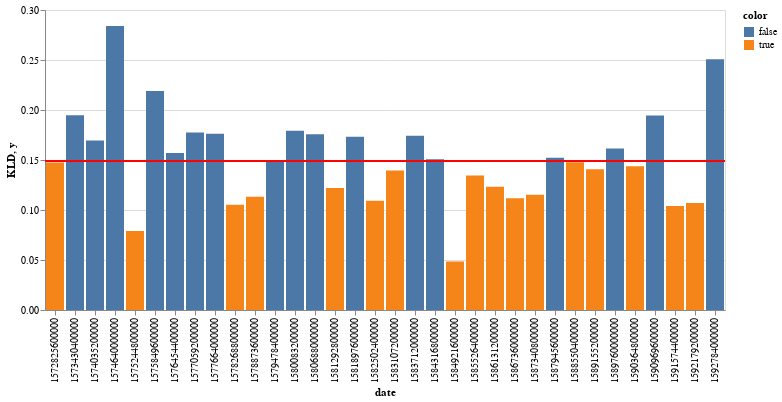
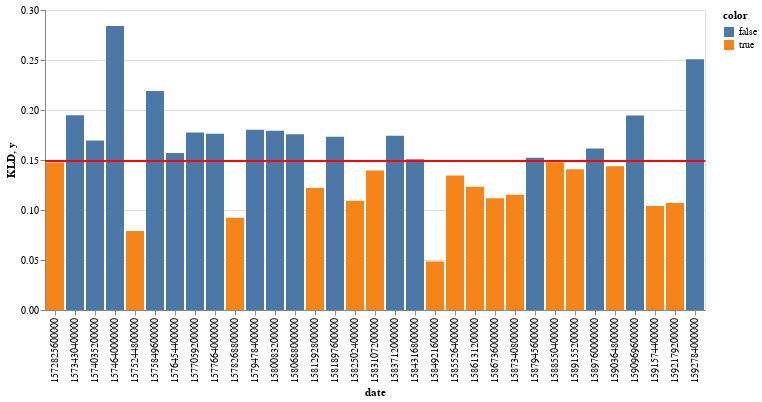
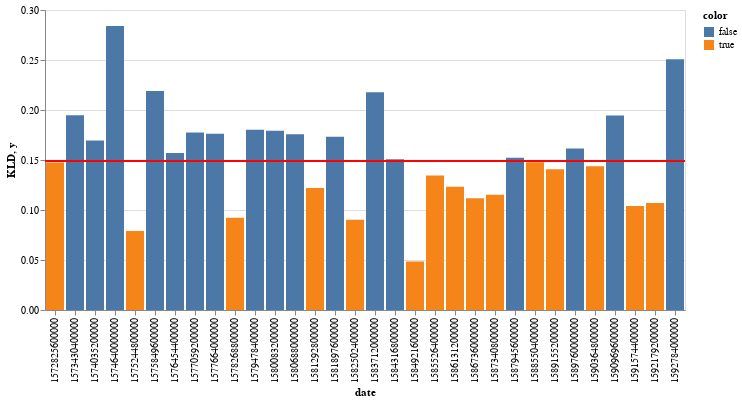
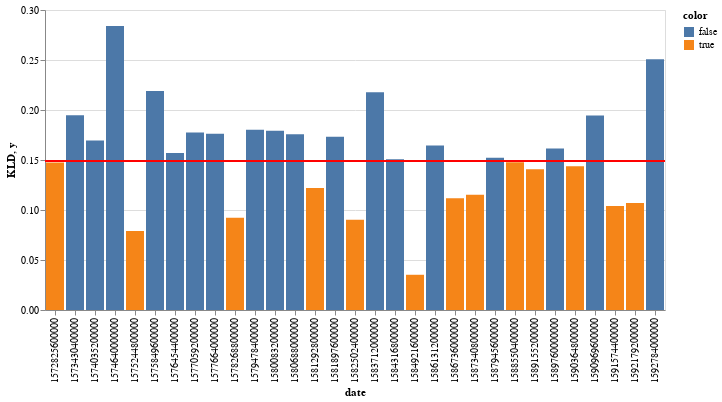

The cell these charts' notebook holds for them, in order:
### Code cell
base_freq = create_freq()
for sc in ("mainstream", "conspiracy"): # MS!!!
    ncdvr = non_cumulative_dvr(base_freq, sc, "W", "2019-11-01", "2020-07-04")
    squeezed_freq = squeeze(base_freq, ncdvr, sc)
    sigs = create_and_cut(squeezed_freq, sc)

### Figure 1 — Vega-Lite specification as saved in the notebook (floating-point values rounded to 4 significant figures)
{"config": {"view": {"continuousWidth": 400, "continuousHeight": 300}}, "layer": [{"mark": "bar", "encoding": {"color": {"field": "color", "type": "nominal"}, "tooltip": {"field": "date", "type": "temporal"}, "x": {"field": "date", "type": "ordinal"}, "y": {"field": "KLD", "type": "quantitative"}}}, {"mark": {"type": "rule", "color": "red"}, "encoding": {"y": {"field": "y", "type": "quantitative"}}}], "data": {"name": "data-ee26b17b5fe908df59abf1e72764acda"}, "$schema": "https://vega.github.io/schema/vega-lite/v4.17.0.json", "datasets": {"data-ee26b17b5fe908df59abf1e72764acda": [{"date": "2019-11-04T00:00:00", "KLD": 0.1475, "subcorpus": "mainstream", "color": true, "y": 0.1486}, {"date": "2019-11-11T00:00:00", "KLD": 0.1946, "subcorpus": "mainstream", "color": false, "y": 0.1486}, {"date": "2019-11-18T00:00:00", "KLD": 0.1695, "subcorpus": "mainstream", "color": false, "y": 0.1486}, {"date": "2019-11-25T00:00:00", "KLD": 0.2839, "subcorpus": "mainstream", "color": false, "y": 0.1486}, {"date": "2019-12-02T00:00:00", "KLD": 0.07906, "subcorpus": "mainstream", "color": true, "y": 0.1486}, {"date": "2019-12-09T00:00:00", "KLD": 0.2191, "subcorpus": "mainstream", "color": false, "y": 0.1486}, {"date": "2019-12-16T00:00:00", "KLD": 0.157, "subcorpus": "mainstream", "color": false, "y": 0.1486}, {"date": "2019-12-23T00:00:00", "KLD": 0.1775, "subcorpus": "mainstream", "color": false, "y": 0.1486}, {"date": "2019-12-30T00:00:00", "KLD": 0.1763, "subcorpus": "mainstream", "color": false, "y": 0.1486}, {"date": "2020-01-06T00:00:00", "KLD": 0.1054, "subcorpus": "mainstream", "color": true, "y": 0.1486}, {"date": "2020-01-13T00:00:00", "KLD": 0.1133, "subcorpus": "mainstream", "color": true, "y": 0.1486}, {"date": "2020-01-20T00:00:00", "KLD": 0.1495, "subcorpus": "mainstream", "color": false, "y": 0.1486}, {"date": "2020-01-27T00:00:00", "KLD": 0.1792, "subcorpus": "mainstream", "color": false, "y": 0.1486}, {"date": "2020-02-03T00:00:00", "KLD": 0.1758, "subcorpus": "mainstream", "color": false, "y": 0.1486}, {"date": "2020-02-10T00:00:00", "KLD": 0.122, "subcorpus": "mainstream", "color": true, "y": 0.1486}, {"date": "2020-02-17T00:00:00", "KLD": 0.1733, "subcorpus": "mainstream", "color": false, "y": 0.1486}, {"date": "2020-02-24T00:00:00", "KLD": 0.1093, "subcorpus": "mainstream", "color": true, "y": 0.1486}, {"date": "2020-03-02T00:00:00", "KLD": 0.1396, "subcorpus": "mainstream", "color": true, "y": 0.1486}, {"date": "2020-03-09T00:00:00", "KLD": 0.1743, "subcorpus": "mainstream", "color": false, "y": 0.1486}, {"date": "2020-03-16T00:00:00", "KLD": 0.1506, "subcorpus": "mainstream", "color": false, "y": 0.1486}, {"date": "2020-03-23T00:00:00", "KLD": 0.04854, "subcorpus": "mainstream", "color": true, "y": 0.1486}, {"date": "2020-03-30T00:00:00", "KLD": 0.1345, "subcorpus": "mainstream", "color": true, "y": 0.1486}, {"date": "2020-04-06T00:00:00", "KLD": 0.1232, "subcorpus": "mainstream", "color": true, "y": 0.1486}, {"date": "2020-04-13T00:00:00", "KLD": 0.1117, "subcorpus": "mainstream", "color": true, "y": 0.1486}, {"date": "2020-04-20T00:00:00", "KLD": 0.1152, "subcorpus": "mainstream", "color": true, "y": 0.1486}, {"date": "2020-04-27T00:00:00", "KLD": 0.1522, "subcorpus": "mainstream", "color": false, "y": 0.1486}, {"date": "2020-05-04T00:00:00", "KLD": 0.1478, "subcorpus": "mainstream", "color": true, "y": 0.1486}, {"date": "2020-05-11T00:00:00", "KLD": 0.1408, "subcorpus": "mainstream", "color": true, "y": 0.1486}, {"date": "2020-05-18T00:00:00", "KLD": 0.1615, "subcorpus": "mainstream", "color": false, "y": 0.1486}, {"date": "2020-05-25T00:00:00", "KLD": 0.1437, "subcorpus": "mainstream", "color": true, "y": 0.1486}, {"date": "2020-06-01T00:00:00", "KLD": 0.1944, "subcorpus": "mainstream", "color": false, "y": 0.1486}, {"date": "2020-06-08T00:00:00", "KLD": 0.104, "subcorpus": "mainstream", "color": true, "y": 0.1486}, {"date": "2020-06-15T00:00:00", "KLD": 0.107, "subcorpus": "mainstream", "color": true, "y": 0.1486}, {"date": "2020-06-22T00:00:00", "KLD": 0.2508, "subcorpus": "mainstream", "color": false, "y": 0.1486}]}}

### Figure 2 — Vega-Lite specification as saved in the notebook (floating-point values rounded to 4 significant figures)
{"config": {"view": {"continuousWidth": 400, "continuousHeight": 300}}, "layer": [{"mark": "bar", "encoding": {"color": {"field": "color", "type": "nominal"}, "tooltip": {"field": "date", "type": "temporal"}, "x": {"field": "date", "type": "ordinal"}, "y": {"field": "KLD", "type": "quantitative"}}}, {"mark": {"type": "rule", "color": "red"}, "encoding": {"y": {"field": "y", "type": "quantitative"}}}], "data": {"name": "data-76f642d84806d37a47d6681f2c00fb9c"}, "$schema": "https://vega.github.io/schema/vega-lite/v4.17.0.json", "datasets": {"data-76f642d84806d37a47d6681f2c00fb9c": [{"date": "2019-11-04T00:00:00", "KLD": 0.1475, "subcorpus": "mainstream", "color": true, "y": 0.1486}, {"date": "2019-11-11T00:00:00", "KLD": 0.1946, "subcorpus": "mainstream", "color": false, "y": 0.1486}, {"date": "2019-11-18T00:00:00", "KLD": 0.1695, "subcorpus": "mainstream", "color": false, "y": 0.1486}, {"date": "2019-11-25T00:00:00", "KLD": 0.2839, "subcorpus": "mainstream", "color": false, "y": 0.1486}, {"date": "2019-12-02T00:00:00", "KLD": 0.07906, "subcorpus": "mainstream", "color": true, "y": 0.1486}, {"date": "2019-12-09T00:00:00", "KLD": 0.2191, "subcorpus": "mainstream", "color": false, "y": 0.1486}, {"date": "2019-12-16T00:00:00", "KLD": 0.157, "subcorpus": "mainstream", "color": false, "y": 0.1486}, {"date": "2019-12-23T00:00:00", "KLD": 0.1775, "subcorpus": "mainstream", "color": false, "y": 0.1486}, {"date": "2019-12-30T00:00:00", "KLD": 0.1763, "subcorpus": "mainstream", "color": false, "y": 0.1486}, {"date": "2020-01-06T00:00:00", "KLD": 0.09219, "subcorpus": "mainstream", "color": true, "y": 0.1486}, {"date": "2020-01-20T00:00:00", "KLD": 0.1804, "subcorpus": "mainstream", "color": false, "y": 0.1486}, {"date": "2020-01-27T00:00:00", "KLD": 0.1792, "subcorpus": "mainstream", "color": false, "y": 0.1486}, {"date": "2020-02-03T00:00:00", "KLD": 0.1758, "subcorpus": "mainstream", "color": false, "y": 0.1486}, {"date": "2020-02-10T00:00:00", "KLD": 0.122, "subcorpus": "mainstream", "color": true, "y": 0.1486}, {"date": "2020-02-17T00:00:00", "KLD": 0.1733, "subcorpus": "mainstream", "color": false, "y": 0.1486}, {"date": "2020-02-24T00:00:00", "KLD": 0.1093, "subcorpus": "mainstream", "color": true, "y": 0.1486}, {"date": "2020-03-02T00:00:00", "KLD": 0.1396, "subcorpus": "mainstream", "color": true, "y": 0.1486}, {"date": "2020-03-09T00:00:00", "KLD": 0.1743, "subcorpus": "mainstream", "color": false, "y": 0.1486}, {"date": "2020-03-16T00:00:00", "KLD": 0.1506, "subcorpus": "mainstream", "color": false, "y": 0.1486}, {"date": "2020-03-23T00:00:00", "KLD": 0.04854, "subcorpus": "mainstream", "color": true, "y": 0.1486}, {"date": "2020-03-30T00:00:00", "KLD": 0.1345, "subcorpus": "mainstream", "color": true, "y": 0.1486}, {"date": "2020-04-06T00:00:00", "KLD": 0.1232, "subcorpus": "mainstream", "color": true, "y": 0.1486}, {"date": "2020-04-13T00:00:00", "KLD": 0.1117, "subcorpus": "mainstream", "color": true, "y": 0.1486}, {"date": "2020-04-20T00:00:00", "KLD": 0.1152, "subcorpus": "mainstream", "color": true, "y": 0.1486}, {"date": "2020-04-27T00:00:00", "KLD": 0.1522, "subcorpus": "mainstream", "color": false, "y": 0.1486}, {"date": "2020-05-04T00:00:00", "KLD": 0.1478, "subcorpus": "mainstream", "color": true, "y": 0.1486}, {"date": "2020-05-11T00:00:00", "KLD": 0.1408, "subcorpus": "mainstream", "color": true, "y": 0.1486}, {"date": "2020-05-18T00:00:00", "KLD": 0.1615, "subcorpus": "mainstream", "color": false, "y": 0.1486}, {"date": "2020-05-25T00:00:00", "KLD": 0.1437, "subcorpus": "mainstream", "color": true, "y": 0.1486}, {"date": "2020-06-01T00:00:00", "KLD": 0.1944, "subcorpus": "mainstream", "color": false, "y": 0.1486}, {"date": "2020-06-08T00:00:00", "KLD": 0.104, "subcorpus": "mainstream", "color": true, "y": 0.1486}, {"date": "2020-06-15T00:00:00", "KLD": 0.107, "subcorpus": "mainstream", "color": true, "y": 0.1486}, {"date": "2020-06-22T00:00:00", "KLD": 0.2508, "subcorpus": "mainstream", "color": false, "y": 0.1486}]}}

### Figure 3 — Vega-Lite specification as saved in the notebook (floating-point values rounded to 4 significant figures)
{"config": {"view": {"continuousWidth": 400, "continuousHeight": 300}}, "layer": [{"mark": "bar", "encoding": {"color": {"field": "color", "type": "nominal"}, "tooltip": {"field": "date", "type": "temporal"}, "x": {"field": "date", "type": "ordinal"}, "y": {"field": "KLD", "type": "quantitative"}}}, {"mark": {"type": "rule", "color": "red"}, "encoding": {"y": {"field": "y", "type": "quantitative"}}}], "data": {"name": "data-7cc0841432cd0918498c4a37c127247b"}, "$schema": "https://vega.github.io/schema/vega-lite/v4.17.0.json", "datasets": {"data-7cc0841432cd0918498c4a37c127247b": [{"date": "2019-11-04T00:00:00", "KLD": 0.1475, "subcorpus": "mainstream", "color": true, "y": 0.1486}, {"date": "2019-11-11T00:00:00", "KLD": 0.1946, "subcorpus": "mainstream", "color": false, "y": 0.1486}, {"date": "2019-11-18T00:00:00", "KLD": 0.1695, "subcorpus": "mainstream", "color": false, "y": 0.1486}, {"date": "2019-11-25T00:00:00", "KLD": 0.2839, "subcorpus": "mainstream", "color": false, "y": 0.1486}, {"date": "2019-12-02T00:00:00", "KLD": 0.07906, "subcorpus": "mainstream", "color": true, "y": 0.1486}, {"date": "2019-12-09T00:00:00", "KLD": 0.2191, "subcorpus": "mainstream", "color": false, "y": 0.1486}, {"date": "2019-12-16T00:00:00", "KLD": 0.157, "subcorpus": "mainstream", "color": false, "y": 0.1486}, {"date": "2019-12-23T00:00:00", "KLD": 0.1775, "subcorpus": "mainstream", "color": false, "y": 0.1486}, {"date": "2019-12-30T00:00:00", "KLD": 0.1763, "subcorpus": "mainstream", "color": false, "y": 0.1486}, {"date": "2020-01-06T00:00:00", "KLD": 0.09219, "subcorpus": "mainstream", "color": true, "y": 0.1486}, {"date": "2020-01-20T00:00:00", "KLD": 0.1804, "subcorpus": "mainstream", "color": false, "y": 0.1486}, {"date": "2020-01-27T00:00:00", "KLD": 0.1792, "subcorpus": "mainstream", "color": false, "y": 0.1486}, {"date": "2020-02-03T00:00:00", "KLD": 0.1758, "subcorpus": "mainstream", "color": false, "y": 0.1486}, {"date": "2020-02-10T00:00:00", "KLD": 0.122, "subcorpus": "mainstream", "color": true, "y": 0.1486}, {"date": "2020-02-17T00:00:00", "KLD": 0.1733, "subcorpus": "mainstream", "color": false, "y": 0.1486}, {"date": "2020-02-24T00:00:00", "KLD": 0.09014, "subcorpus": "mainstream", "color": true, "y": 0.1486}, {"date": "2020-03-09T00:00:00", "KLD": 0.2178, "subcorpus": "mainstream", "color": false, "y": 0.1486}, {"date": "2020-03-16T00:00:00", "KLD": 0.1506, "subcorpus": "mainstream", "color": false, "y": 0.1486}, {"date": "2020-03-23T00:00:00", "KLD": 0.04854, "subcorpus": "mainstream", "color": true, "y": 0.1486}, {"date": "2020-03-30T00:00:00", "KLD": 0.1345, "subcorpus": "mainstream", "color": true, "y": 0.1486}, {"date": "2020-04-06T00:00:00", "KLD": 0.1232, "subcorpus": "mainstream", "color": true, "y": 0.1486}, {"date": "2020-04-13T00:00:00", "KLD": 0.1117, "subcorpus": "mainstream", "color": true, "y": 0.1486}, {"date": "2020-04-20T00:00:00", "KLD": 0.1152, "subcorpus": "mainstream", "color": true, "y": 0.1486}, {"date": "2020-04-27T00:00:00", "KLD": 0.1522, "subcorpus": "mainstream", "color": false, "y": 0.1486}, {"date": "2020-05-04T00:00:00", "KLD": 0.1478, "subcorpus": "mainstream", "color": true, "y": 0.1486}, {"date": "2020-05-11T00:00:00", "KLD": 0.1408, "subcorpus": "mainstream", "color": true, "y": 0.1486}, {"date": "2020-05-18T00:00:00", "KLD": 0.1615, "subcorpus": "mainstream", "color": false, "y": 0.1486}, {"date": "2020-05-25T00:00:00", "KLD": 0.1437, "subcorpus": "mainstream", "color": true, "y": 0.1486}, {"date": "2020-06-01T00:00:00", "KLD": 0.1944, "subcorpus": "mainstream", "color": false, "y": 0.1486}, {"date": "2020-06-08T00:00:00", "KLD": 0.104, "subcorpus": "mainstream", "color": true, "y": 0.1486}, {"date": "2020-06-15T00:00:00", "KLD": 0.107, "subcorpus": "mainstream", "color": true, "y": 0.1486}, {"date": "2020-06-22T00:00:00", "KLD": 0.2508, "subcorpus": "mainstream", "color": false, "y": 0.1486}]}}

### Figure 4 — Vega-Lite specification as saved in the notebook (floating-point values rounded to 4 significant figures)
{"config": {"view": {"continuousWidth": 400, "continuousHeight": 300}}, "layer": [{"mark": "bar", "encoding": {"color": {"field": "color", "type": "nominal"}, "tooltip": {"field": "date", "type": "temporal"}, "x": {"field": "date", "type": "ordinal"}, "y": {"field": "KLD", "type": "quantitative"}}}, {"mark": {"type": "rule", "color": "red"}, "encoding": {"y": {"field": "y", "type": "quantitative"}}}], "data": {"name": "data-412014b29a407b10c4dab1a65dad4a71"}, "$schema": "https://vega.github.io/schema/vega-lite/v4.17.0.json", "datasets": {"data-412014b29a407b10c4dab1a65dad4a71": [{"date": "2019-11-04T00:00:00", "KLD": 0.1475, "subcorpus": "mainstream", "color": true, "y": 0.1486}, {"date": "2019-11-11T00:00:00", "KLD": 0.1946, "subcorpus": "mainstream", "color": false, "y": 0.1486}, {"date": "2019-11-18T00:00:00", "KLD": 0.1695, "subcorpus": "mainstream", "color": false, "y": 0.1486}, {"date": "2019-11-25T00:00:00", "KLD": 0.2839, "subcorpus": "mainstream", "color": false, "y": 0.1486}, {"date": "2019-12-02T00:00:00", "KLD": 0.07906, "subcorpus": "mainstream", "color": true, "y": 0.1486}, {"date": "2019-12-09T00:00:00", "KLD": 0.2191, "subcorpus": "mainstream", "color": false, "y": 0.1486}, {"date": "2019-12-16T00:00:00", "KLD": 0.157, "subcorpus": "mainstream", "color": false, "y": 0.1486}, {"date": "2019-12-23T00:00:00", "KLD": 0.1775, "subcorpus": "mainstream", "color": false, "y": 0.1486}, {"date": "2019-12-30T00:00:00", "KLD": 0.1763, "subcorpus": "mainstream", "color": false, "y": 0.1486}, {"date": "2020-01-06T00:00:00", "KLD": 0.09219, "subcorpus": "mainstream", "color": true, "y": 0.1486}, {"date": "2020-01-20T00:00:00", "KLD": 0.1804, "subcorpus": "mainstream", "color": false, "y": 0.1486}, {"date": "2020-01-27T00:00:00", "KLD": 0.1792, "subcorpus": "mainstream", "color": false, "y": 0.1486}, {"date": "2020-02-03T00:00:00", "KLD": 0.1758, "subcorpus": "mainstream", "color": false, "y": 0.1486}, {"date": "2020-02-10T00:00:00", "KLD": 0.122, "subcorpus": "mainstream", "color": true, "y": 0.1486}, {"date": "2020-02-17T00:00:00", "KLD": 0.1733, "subcorpus": "mainstream", "color": false, "y": 0.1486}, {"date": "2020-02-24T00:00:00", "KLD": 0.09014, "subcorpus": "mainstream", "color": true, "y": 0.1486}, {"date": "2020-03-09T00:00:00", "KLD": 0.2178, "subcorpus": "mainstream", "color": false, "y": 0.1486}, {"date": "2020-03-16T00:00:00", "KLD": 0.1506, "subcorpus": "mainstream", "color": false, "y": 0.1486}, {"date": "2020-03-23T00:00:00", "KLD": 0.03523, "subcorpus": "mainstream", "color": true, "y": 0.1486}, {"date": "2020-04-06T00:00:00", "KLD": 0.1644, "subcorpus": "mainstream", "color": false, "y": 0.1486}, {"date": "2020-04-13T00:00:00", "KLD": 0.1117, "subcorpus": "mainstream", "color": true, "y": 0.1486}, {"date": "2020-04-20T00:00:00", "KLD": 0.1152, "subcorpus": "mainstream", "color": true, "y": 0.1486}, {"date": "2020-04-27T00:00:00", "KLD": 0.1522, "subcorpus": "mainstream", "color": false, "y": 0.1486}, {"date": "2020-05-04T00:00:00", "KLD": 0.1478, "subcorpus": "mainstream", "color": true, "y": 0.1486}, {"date": "2020-05-11T00:00:00", "KLD": 0.1408, "subcorpus": "mainstream", "color": true, "y": 0.1486}, {"date": "2020-05-18T00:00:00", "KLD": 0.1615, "subcorpus": "mainstream", "color": false, "y": 0.1486}, {"date": "2020-05-25T00:00:00", "KLD": 0.1437, "subcorpus": "mainstream", "color": true, "y": 0.1486}, {"date": "2020-06-01T00:00:00", "KLD": 0.1944, "subcorpus": "mainstream", "color": false, "y": 0.1486}, {"date": "2020-06-08T00:00:00", "KLD": 0.104, "subcorpus": "mainstream", "color": true, "y": 0.1486}, {"date": "2020-06-15T00:00:00", "KLD": 0.107, "subcorpus": "mainstream", "color": true, "y": 0.1486}, {"date": "2020-06-22T00:00:00", "KLD": 0.2508, "subcorpus": "mainstream", "color": false, "y": 0.1486}]}}
